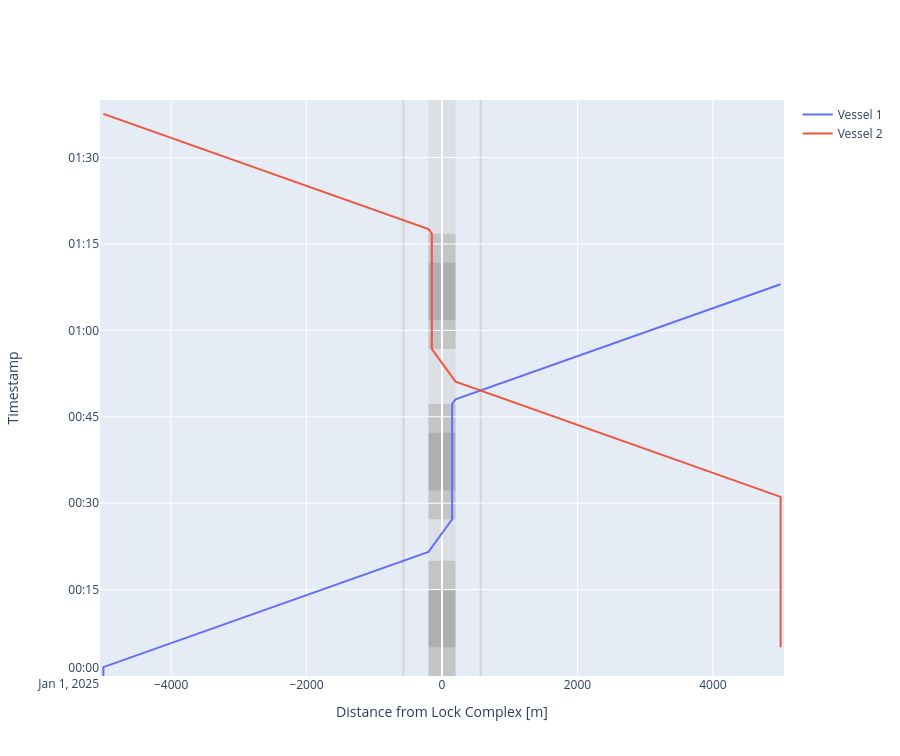

Notebook cell for this chart:
### Markdown cell above
##### Time-distance diagram
The time-distance diagram indeed confirms double waiting times, and three lock operations.

### Code cell
def cm_to_pixels(cm):
    return cm * 37.8 # Set figure height to 10 cmfig.update_layout(height=cm_to_pixels(10))

# We can plot the time-distance diagram
fig = lock_chamber.plot(xlimmin = -5050, 
                        xlimmax = 5050, 
                        ylimmin = pd.Timestamp('2025-01-01 00:00:00'),
                        ylimmax = pd.Timestamp('2025-01-01 01:40:00'),
                        method='Plotly')

fig.update_layout(height=cm_to_pixels(20))

### Figure 1 — Plotly figure (JSON) as saved in the notebook; plotly's stock layout.template omitted (floating-point values rounded to 4 significant figures)
{"data": [{"mode": "lines", "name": "Vessel 1", "type": "scatter", "x": [-5000.0, -5000.0, -5000.0, -5000.0, -200.0, -200.0, 150.0, 150.0, 150.0, 150.0, 150.0, 150.0, 150.0, 150.0, 200.0, 200.0, 570.0, 5000.0], "xaxis": "x", "y": ["2025-01-01T00:00:00", "2025-01-01T00:00:00", "2025-01-01T00:01:32.500000", "2025-01-01T00:01:32.500000", "2025-01-01T00:21:32.500000", "2025-01-01T00:21:32.500000", "2025-01-01T00:27:12.672786", "2025-01-01T00:27:12.672786", "2025-01-01T00:32:12.672786", "2025-01-01T00:32:12.672786", "2025-01-01T00:42:12.672786", "2025-01-01T00:42:12.672786", "2025-01-01T00:47:12.672786", "2025-01-01T00:47:12.672786", "2025-01-01T00:48:01.268899", "2025-01-01T00:48:01.268899", "2025-01-01T00:49:33.768899", "2025-01-01T01:08:01.268899"], "yaxis": "y"}, {"mode": "lines", "name": "Vessel 2", "type": "scatter", "x": [5000.0, 5000.0, 5000.0, 5000.0, 200.0, 200.0, -150.0, -150.0, -150.0, -150.0, -150.0, -150.0, -150.0, -150.0, -200.0, -200.0, -570.0, -5000.0], "xaxis": "x", "y": ["2025-01-01T00:05:00", "2025-01-01T00:05:00", "2025-01-01T00:31:06.268898", "2025-01-01T00:31:06.268898", "2025-01-01T00:51:06.268898", "2025-01-01T00:51:06.268898", "2025-01-01T00:56:46.441684", "2025-01-01T00:56:46.441685", "2025-01-01T01:01:46.441685", "2025-01-01T01:01:46.441685", "2025-01-01T01:11:46.441685", "2025-01-01T01:11:46.441685", "2025-01-01T01:16:46.441685", "2025-01-01T01:16:46.441685", "2025-01-01T01:17:35.037797", "2025-01-01T01:17:35.037797", "2025-01-01T01:19:07.537797", "2025-01-01T01:37:35.037797"], "yaxis": "y"}], "layout": {"height": 756, "shapes": [{"fillcolor": "lightgrey", "layer": "below", "line": {"width": 0}, "name": "Lock Geometry", "opacity": 0.5, "type": "rect", "x0": -200, "x1": 200, "y0": "2025-01-01T00:00:00", "y1": "2025-01-01T01:40:00"}, {"fillcolor": "darkgrey", "layer": "below", "line": {"width": 0}, "name": "Lock gate closing", "opacity": 0.5, "type": "rect", "x0": -200, "x1": 200, "xref": "x", "y0": "2025-01-01T00:00:00", "y1": "2025-01-01T00:05:00", "yref": "y"}, {"fillcolor": "grey", "layer": "below", "line": {"width": 0}, "name": "Lock levelling", "opacity": 0.5, "type": "rect", "x0": -200, "x1": 200, "xref": "x", "y0": "2025-01-01T00:05:00", "y1": "2025-01-01T00:15:00", "yref": "y"}, {"fillcolor": "darkgrey", "layer": "below", "line": {"width": 0}, "name": "Lock gate opening", "opacity": 0.5, "type": "rect", "x0": -200, "x1": 200, "xref": "x", "y0": "2025-01-01T00:15:00", "y1": "2025-01-01T00:20:00", "yref": "y"}, {"fillcolor": "darkgrey", "layer": "below", "line": {"width": 0}, "name": "Lock gate closing", "opacity": 0.5, "type": "rect", "x0": -200, "x1": 200, "xref": "x", "y0": "2025-01-01T00:27:12.672786", "y1": "2025-01-01T00:32:12.672786", "yref": "y"}, {"fillcolor": "grey", "layer": "below", "line": {"width": 0}, "name": "Lock levelling", "opacity": 0.5, "type": "rect", "x0": -200, "x1": 200, "xref": "x", "y0": "2025-01-01T00:32:12.672786", "y1": "2025-01-01T00:42:12.672786", "yref": "y"}, {"fillcolor": "darkgrey", "layer": "below", "line": {"width": 0}, "name": "Lock gate opening", "opacity": 0.5, "type": "rect", "x0": -200, "x1": 200, "xref": "x", "y0": "2025-01-01T00:42:12.672786", "y1": "2025-01-01T00:47:12.672786", "yref": "y"}, {"fillcolor": "darkgrey", "layer": "below", "line": {"width": 0}, "name": "Lock gate closing", "opacity": 0.5, "type": "rect", "x0": -200, "x1": 200, "xref": "x", "y0": "2025-01-01T00:56:46.441685", "y1": "2025-01-01T01:01:46.441685", "yref": "y"}, {"fillcolor": "grey", "layer": "below", "line": {"width": 0}, "name": "Lock levelling", "opacity": 0.5, "type": "rect", "x0": -200, "x1": 200, "xref": "x", "y0": "2025-01-01T01:01:46.441685", "y1": "2025-01-01T01:11:46.441685", "yref": "y"}, {"fillcolor": "darkgrey", "layer": "below", "line": {"width": 0}, "name": "Lock gate opening", "opacity": 0.5, "type": "rect", "x0": -200, "x1": 200, "xref": "x", "y0": "2025-01-01T01:11:46.441685", "y1": "2025-01-01T01:16:46.441685", "yref": "y"}, {"layer": "below", "line": {"color": "lightgrey"}, "type": "line", "x0": -570, "x1": -570, "xref": "x", "y0": 0, "y1": 1, "yref": "y domain"}, {"layer": "below", "line": {"color": "lightgrey"}, "type": "line", "x0": 570, "x1": 570, "xref": "x", "y0": 0, "y1": 1, "yref": "y domain"}], "showlegend": true, "xaxis": {"anchor": "y", "domain": [0, 1], "range": [-5050, 5050], "title": {"text": "Distance from Lock Complex [m]"}}, "yaxis": {"anchor": "x", "domain": [0, 1], "range": ["2025-01-01T00:00:00", "2025-01-01T01:40:00"], "title": {"text": "Timestamp"}}}}
